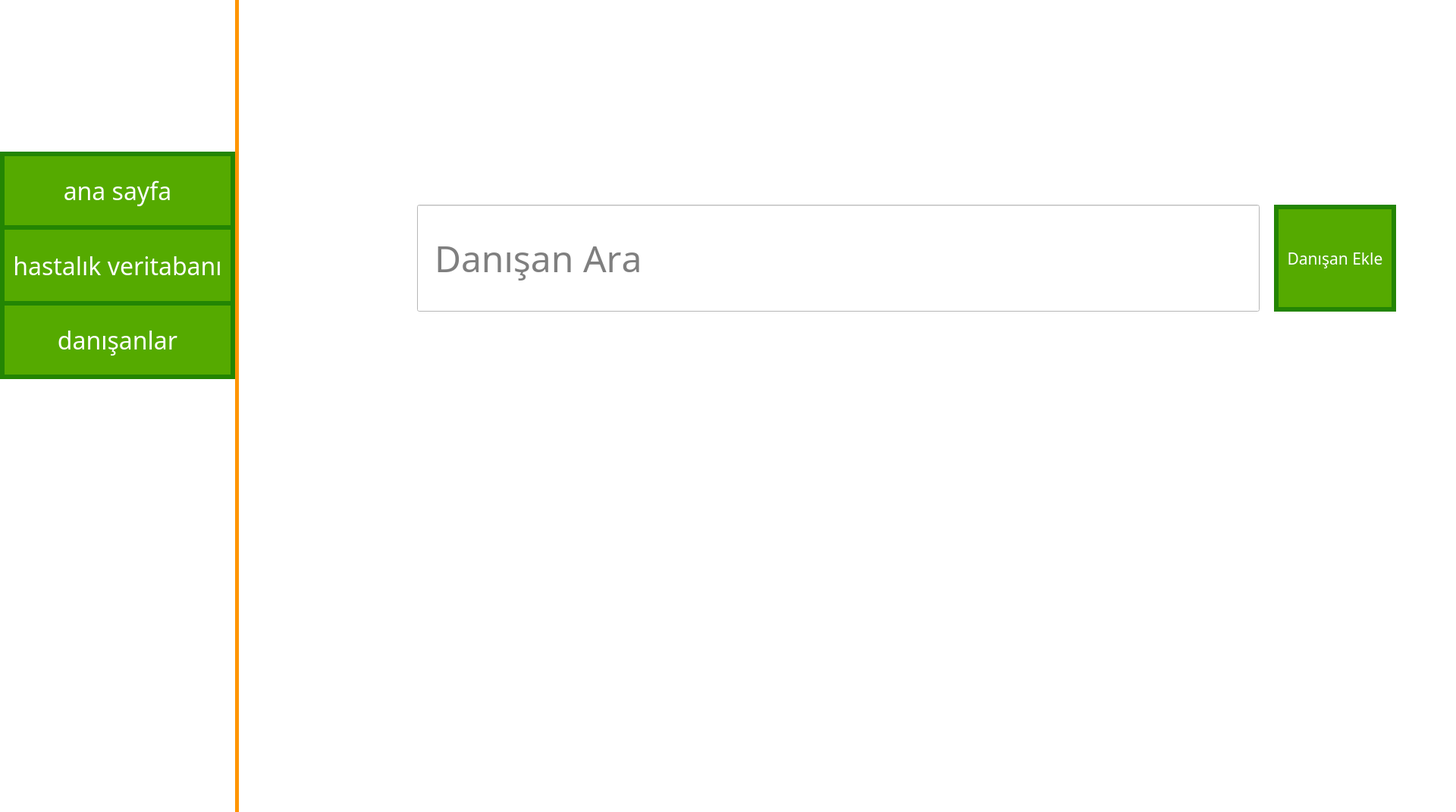
<?xml version="1.0" encoding="UTF-8"?>
<ui version="4.0">
 <class>MainWindow</class>
 <widget class="QMainWindow" name="MainWindow">
  <property name="geometry">
   <rect>
    <x>0</x>
    <y>0</y>
    <width>1920</width>
    <height>1071</height>
   </rect>
  </property>
  <property name="windowTitle">
   <string>MainWindow</string>
  </property>
  <widget class="QWidget" name="centralwidget">
   <property name="autoFillBackground">
    <bool>false</bool>
   </property>
   <property name="styleSheet">
    <string notr="true">background-color: rgb(255, 255, 255);

</string>
   </property>
   <widget class="QWidget" name="verticalLayoutWidget">
    <property name="geometry">
     <rect>
      <x>0</x>
      <y>0</y>
      <width>314</width>
      <height>1081</height>
     </rect>
    </property>
    <layout class="QVBoxLayout" name="verticalLayout">
     <property name="spacing">
      <number>0</number>
     </property>
     <property name="rightMargin">
      <number>4</number>
     </property>
     <item>
      <widget class="QPushButton" name="logoButton">
       <property name="minimumSize">
        <size>
         <width>300</width>
         <height>200</height>
        </size>
       </property>
       <property name="cursor">
        <cursorShape>PointingHandCursor</cursorShape>
       </property>
       <property name="autoFillBackground">
        <bool>false</bool>
       </property>
       <property name="text">
        <string/>
       </property>
       <property name="icon">
        <iconset>
         <normaloff>logo.png</normaloff>logo.png</iconset>
       </property>
       <property name="iconSize">
        <size>
         <width>300</width>
         <height>105</height>
        </size>
       </property>
       <property name="flat">
        <bool>true</bool>
       </property>
      </widget>
     </item>
     <item>
      <widget class="QPushButton" name="butonAnasayfa">
       <property name="sizePolicy">
        <sizepolicy hsizetype="Minimum" vsizetype="Maximum">
         <horstretch>0</horstretch>
         <verstretch>0</verstretch>
        </sizepolicy>
       </property>
       <property name="minimumSize">
        <size>
         <width>0</width>
         <height>100</height>
        </size>
       </property>
       <property name="font">
        <font>
         <family>Bahnschrift Light</family>
         <pointsize>24</pointsize>
         <weight>50</weight>
         <italic>false</italic>
         <bold>false</bold>
         <underline>false</underline>
         <strikeout>false</strikeout>
         <kerning>true</kerning>
        </font>
       </property>
       <property name="cursor">
        <cursorShape>PointingHandCursor</cursorShape>
       </property>
       <property name="mouseTracking">
        <bool>false</bool>
       </property>
       <property name="styleSheet">
        <string notr="true">QPushButton {
	background-color: rgb(85, 170, 0);
	color: rgb(255, 255, 255);
	border: 6px solid rgb(35, 133, 3);
	border-bottom: 3px solid rgb(35, 133, 3);
}


QPushButton::hover {
	background-color: rgb(100, 185, 15);
}</string>
       </property>
       <property name="text">
        <string>ana sayfa</string>
       </property>
      </widget>
     </item>
     <item>
      <widget class="QPushButton" name="butonAnasayfa_3">
       <property name="sizePolicy">
        <sizepolicy hsizetype="Minimum" vsizetype="Minimum">
         <horstretch>0</horstretch>
         <verstretch>0</verstretch>
        </sizepolicy>
       </property>
       <property name="minimumSize">
        <size>
         <width>0</width>
         <height>100</height>
        </size>
       </property>
       <property name="font">
        <font>
         <family>Bahnschrift Light</family>
         <pointsize>24</pointsize>
         <weight>50</weight>
         <italic>false</italic>
         <bold>false</bold>
         <underline>false</underline>
         <strikeout>false</strikeout>
         <kerning>true</kerning>
        </font>
       </property>
       <property name="cursor">
        <cursorShape>PointingHandCursor</cursorShape>
       </property>
       <property name="mouseTracking">
        <bool>false</bool>
       </property>
       <property name="styleSheet">
        <string notr="true">QPushButton {
	background-color: rgb(85, 170, 0);
	color: rgb(255, 255, 255);
	border: 6px solid rgb(35, 133, 3);
	border-bottom: 3px solid rgb(35, 133, 3);
	border-top: 3px solid rgb(35, 133, 3);
}


QPushButton::hover {
	background-color: rgb(100, 185, 15);
}</string>
       </property>
       <property name="text">
        <string>hastalık veritabanı</string>
       </property>
      </widget>
     </item>
     <item>
      <widget class="QPushButton" name="butonAnasayfa_4">
       <property name="enabled">
        <bool>true</bool>
       </property>
       <property name="sizePolicy">
        <sizepolicy hsizetype="Minimum" vsizetype="Minimum">
         <horstretch>0</horstretch>
         <verstretch>0</verstretch>
        </sizepolicy>
       </property>
       <property name="minimumSize">
        <size>
         <width>0</width>
         <height>100</height>
        </size>
       </property>
       <property name="font">
        <font>
         <family>Bahnschrift Light</family>
         <pointsize>24</pointsize>
         <weight>50</weight>
         <italic>false</italic>
         <bold>false</bold>
         <underline>false</underline>
         <strikeout>false</strikeout>
         <kerning>true</kerning>
        </font>
       </property>
       <property name="cursor">
        <cursorShape>PointingHandCursor</cursorShape>
       </property>
       <property name="mouseTracking">
        <bool>false</bool>
       </property>
       <property name="autoFillBackground">
        <bool>false</bool>
       </property>
       <property name="styleSheet">
        <string notr="true">QPushButton {
	background-color: rgb(85, 170, 0);
	color: rgb(255, 255, 255);
	border: 6px solid rgb(35, 133, 3);
	border-top: 3px solid rgb(35, 133, 3);
	border-bottom: 6px solid rgb(35, 133, 3);
}


QPushButton::hover {
	background-color: rgb(100, 185, 15);
}</string>
       </property>
       <property name="text">
        <string>danışanlar</string>
       </property>
      </widget>
     </item>
     <item>
      <spacer name="verticalSpacer">
       <property name="orientation">
        <enum>Qt::Vertical</enum>
       </property>
       <property name="sizeType">
        <enum>QSizePolicy::Expanding</enum>
       </property>
       <property name="sizeHint" stdset="0">
        <size>
         <width>20</width>
         <height>60</height>
        </size>
       </property>
      </spacer>
     </item>
    </layout>
   </widget>
   <widget class="Line" name="line_2">
    <property name="geometry">
     <rect>
      <x>310</x>
      <y>0</y>
      <width>5</width>
      <height>1081</height>
     </rect>
    </property>
    <property name="styleSheet">
     <string notr="true">background-color: rgb(255, 149, 1);
color: rgb(255, 149, 1);
border-color: rgb(255, 149, 1);</string>
    </property>
    <property name="lineWidth">
     <number>0</number>
    </property>
    <property name="orientation">
     <enum>Qt::Vertical</enum>
    </property>
   </widget>
   <widget class="QStackedWidget" name="stackedWidget">
    <property name="geometry">
     <rect>
      <x>320</x>
      <y>0</y>
      <width>1601</width>
      <height>1071</height>
     </rect>
    </property>
    <property name="cursor">
     <cursorShape>ArrowCursor</cursorShape>
    </property>
    <property name="currentIndex">
     <number>0</number>
    </property>
    <widget class="QWidget" name="page_3">
     <widget class="QLineEdit" name="lineEdit">
      <property name="geometry">
       <rect>
        <x>230</x>
        <y>270</y>
        <width>1111</width>
        <height>141</height>
       </rect>
      </property>
      <property name="font">
       <font>
        <family>Bahnschrift Light</family>
        <pointsize>36</pointsize>
        <weight>50</weight>
        <bold>false</bold>
        <strikeout>false</strikeout>
        <kerning>false</kerning>
       </font>
      </property>
      <property name="cursor">
       <cursorShape>IBeamCursor</cursorShape>
      </property>
      <property name="styleSheet">
       <string notr="true">padding-left:20px;</string>
      </property>
      <property name="placeholderText">
       <string>Danışan Ara</string>
      </property>
     </widget>
     <widget class="QPushButton" name="danisanEkle">
      <property name="geometry">
       <rect>
        <x>1360</x>
        <y>270</y>
        <width>161</width>
        <height>141</height>
       </rect>
      </property>
      <property name="font">
       <font>
        <family>Bahnschrift Light</family>
        <pointsize>16</pointsize>
       </font>
      </property>
      <property name="styleSheet">
       <string notr="true">QPushButton {
	background-color: rgb(85, 170, 0);
	color: rgb(255, 255, 255);
	border: 6px solid rgb(35, 133, 3);
}


QPushButton::hover {
	background-color: rgb(100, 185, 15);
}</string>
      </property>
      <property name="text">
       <string>Danışan Ekle</string>
      </property>
     </widget>
    </widget>
    <widget class="QWidget" name="page">
     <widget class="Line" name="line">
      <property name="geometry">
       <rect>
        <x>0</x>
        <y>430</y>
        <width>1611</width>
        <height>5</height>
       </rect>
      </property>
      <property name="styleSheet">
       <string notr="true">background-color: rgb(255, 149, 1);
color: rgb(255, 149, 1);
border-color: rgb(255, 149, 1);</string>
      </property>
      <property name="lineWidth">
       <number>0</number>
      </property>
      <property name="orientation">
       <enum>Qt::Horizontal</enum>
      </property>
     </widget>
     <widget class="QTextEdit" name="textEdit">
      <property name="geometry">
       <rect>
        <x>1080</x>
        <y>40</y>
        <width>441</width>
        <height>311</height>
       </rect>
      </property>
      <property name="font">
       <font>
        <pointsize>12</pointsize>
       </font>
      </property>
      <property name="styleSheet">
       <string notr="true">background-color: rgba(255, 149, 1, 122);</string>
      </property>
      <property name="html">
       <string>&lt;!DOCTYPE HTML PUBLIC &quot;-//W3C//DTD HTML 4.0//EN&quot; &quot;http://www.w3.org/TR/REC-html40/strict.dtd&quot;&gt;
&lt;html&gt;&lt;head&gt;&lt;meta name=&quot;qrichtext&quot; content=&quot;1&quot; /&gt;&lt;style type=&quot;text/css&quot;&gt;
p, li { white-space: pre-wrap; }
&lt;/style&gt;&lt;/head&gt;&lt;body style=&quot; font-family:'MS Shell Dlg 2'; font-size:12pt; font-weight:400; font-style:normal;&quot;&gt;
&lt;p style=&quot; margin-top:0px; margin-bottom:0px; margin-left:0px; margin-right:0px; -qt-block-indent:0; text-indent:0px;&quot;&gt;&lt;span style=&quot; font-size:16pt; font-weight:600; text-decoration: underline;&quot;&gt;Ekstra Notlar:&lt;/span&gt;&lt;/p&gt;
&lt;p style=&quot;-qt-paragraph-type:empty; margin-top:0px; margin-bottom:0px; margin-left:0px; margin-right:0px; -qt-block-indent:0; text-indent:0px;&quot;&gt;&lt;br /&gt;&lt;/p&gt;
&lt;p style=&quot; margin-top:0px; margin-bottom:0px; margin-left:0px; margin-right:0px; -qt-block-indent:0; text-indent:0px;&quot;&gt;Spora gidiyor.&lt;/p&gt;
&lt;p style=&quot; margin-top:0px; margin-bottom:0px; margin-left:0px; margin-right:0px; -qt-block-indent:0; text-indent:0px;&quot;&gt;asdmansödmansd&lt;/p&gt;
&lt;p style=&quot;-qt-paragraph-type:empty; margin-top:0px; margin-bottom:0px; margin-left:0px; margin-right:0px; -qt-block-indent:0; text-indent:0px;&quot;&gt;&lt;br /&gt;&lt;/p&gt;
&lt;p style=&quot; margin-top:0px; margin-bottom:0px; margin-left:0px; margin-right:0px; -qt-block-indent:0; text-indent:0px;&quot;&gt;sadnmansdbmnads&lt;/p&gt;
&lt;p style=&quot; margin-top:0px; margin-bottom:0px; margin-left:0px; margin-right:0px; -qt-block-indent:0; text-indent:0px;&quot;&gt;dnsaömdnöasdm&lt;/p&gt;
&lt;p style=&quot;-qt-paragraph-type:empty; margin-top:0px; margin-bottom:0px; margin-left:0px; margin-right:0px; -qt-block-indent:0; text-indent:0px;&quot;&gt;&lt;br /&gt;&lt;/p&gt;
&lt;p style=&quot; margin-top:0px; margin-bottom:0px; margin-left:0px; margin-right:0px; -qt-block-indent:0; text-indent:0px;&quot;&gt;asdajsdnksajndk&lt;/p&gt;
&lt;p style=&quot; margin-top:0px; margin-bottom:0px; margin-left:0px; margin-right:0px; -qt-block-indent:0; text-indent:0px;&quot;&gt;samldkmalskd&lt;/p&gt;
&lt;p style=&quot;-qt-paragraph-type:empty; margin-top:0px; margin-bottom:0px; margin-left:0px; margin-right:0px; -qt-block-indent:0; text-indent:0px;&quot;&gt;&lt;br /&gt;&lt;/p&gt;
&lt;p style=&quot;-qt-paragraph-type:empty; margin-top:0px; margin-bottom:0px; margin-left:0px; margin-right:0px; -qt-block-indent:0; text-indent:0px;&quot;&gt;&lt;br /&gt;&lt;/p&gt;&lt;/body&gt;&lt;/html&gt;</string>
      </property>
     </widget>
     <widget class="QLabel" name="label_6">
      <property name="geometry">
       <rect>
        <x>400</x>
        <y>150</y>
        <width>131</width>
        <height>31</height>
       </rect>
      </property>
      <property name="font">
       <font>
        <family>Bahnschrift Light</family>
        <pointsize>14</pointsize>
       </font>
      </property>
      <property name="styleSheet">
       <string notr="true">background-color: rgb(35, 133, 3);
border: 4px solid; 
border-radius: 15px;
color: rgb(255, 255, 255);</string>
      </property>
      <property name="text">
       <string>Hastalıklar</string>
      </property>
     </widget>
     <widget class="QLabel" name="label_3">
      <property name="geometry">
       <rect>
        <x>80</x>
        <y>230</y>
        <width>141</width>
        <height>31</height>
       </rect>
      </property>
      <property name="font">
       <font>
        <pointsize>14</pointsize>
       </font>
      </property>
      <property name="styleSheet">
       <string notr="true"/>
      </property>
      <property name="text">
       <string>0555 666 88 12</string>
      </property>
      <property name="alignment">
       <set>Qt::AlignCenter</set>
      </property>
     </widget>
     <widget class="QPushButton" name="pushButton">
      <property name="geometry">
       <rect>
        <x>80</x>
        <y>270</y>
        <width>141</width>
        <height>31</height>
       </rect>
      </property>
      <property name="font">
       <font>
        <family>Bahnschrift</family>
        <pointsize>12</pointsize>
       </font>
      </property>
      <property name="styleSheet">
       <string notr="true">QPushButton {
background-color: rgb(255, 149, 1);
border: 4px solid; 
border-radius: 15px;
color: rgb(0,0,0);

}


QPushButton::hover {
background-color: rgb(220, 120, 1);
}</string>
      </property>
      <property name="text">
       <string>Ortak Kişi Ekle</string>
      </property>
     </widget>
     <widget class="QPushButton" name="pushButton_2">
      <property name="geometry">
       <rect>
        <x>541</x>
        <y>151</y>
        <width>31</width>
        <height>31</height>
       </rect>
      </property>
      <property name="font">
       <font>
        <pointsize>15</pointsize>
        <weight>50</weight>
        <bold>false</bold>
       </font>
      </property>
      <property name="styleSheet">
       <string notr="true">QPushButton {
background-color: rgb(255, 149, 1);
border: 4px solid; 
border-radius: 15px;
color: rgb(0,0,0);

}


QPushButton::hover {
background-color: rgb(220, 120, 1);
}</string>
      </property>
      <property name="text">
       <string>+</string>
      </property>
     </widget>
     <widget class="QLabel" name="label_8">
      <property name="geometry">
       <rect>
        <x>700</x>
        <y>150</y>
        <width>131</width>
        <height>31</height>
       </rect>
      </property>
      <property name="font">
       <font>
        <family>Bahnschrift Light</family>
        <pointsize>14</pointsize>
       </font>
      </property>
      <property name="styleSheet">
       <string notr="true">background-color: rgb(35, 133, 3);
border: 4px solid; 
border-radius: 15px;
color: rgb(255, 255, 255);</string>
      </property>
      <property name="text">
       <string>Özel Durum</string>
      </property>
     </widget>
     <widget class="QLabel" name="label_7">
      <property name="geometry">
       <rect>
        <x>30</x>
        <y>230</y>
        <width>31</width>
        <height>31</height>
       </rect>
      </property>
      <property name="text">
       <string/>
      </property>
      <property name="pixmap">
       <pixmap>phoneicon.ico</pixmap>
      </property>
     </widget>
     <widget class="QLabel" name="label_10">
      <property name="geometry">
       <rect>
        <x>30</x>
        <y>270</y>
        <width>31</width>
        <height>31</height>
       </rect>
      </property>
      <property name="text">
       <string/>
      </property>
      <property name="pixmap">
       <pixmap>avatar.ico</pixmap>
      </property>
     </widget>
     <widget class="QLabel" name="hastaAdi">
      <property name="geometry">
       <rect>
        <x>30</x>
        <y>50</y>
        <width>311</width>
        <height>71</height>
       </rect>
      </property>
      <property name="font">
       <font>
        <family>Bahnschrift Light</family>
        <pointsize>32</pointsize>
       </font>
      </property>
      <property name="text">
       <string>Sude Aşık</string>
      </property>
     </widget>
     <widget class="QPushButton" name="pushButton_4">
      <property name="geometry">
       <rect>
        <x>840</x>
        <y>150</y>
        <width>31</width>
        <height>31</height>
       </rect>
      </property>
      <property name="font">
       <font>
        <pointsize>15</pointsize>
        <weight>50</weight>
        <bold>false</bold>
       </font>
      </property>
      <property name="styleSheet">
       <string notr="true">QPushButton {
background-color: rgb(255, 149, 1);
border: 4px solid; 
border-radius: 15px;
color: rgb(0,0,0);

}


QPushButton::hover {
background-color: rgb(220, 120, 1);
}</string>
      </property>
      <property name="text">
       <string>+</string>
      </property>
     </widget>
     <widget class="QLabel" name="label_2">
      <property name="geometry">
       <rect>
        <x>30</x>
        <y>150</y>
        <width>201</width>
        <height>31</height>
       </rect>
      </property>
      <property name="font">
       <font>
        <family>Bahnschrift Light</family>
        <pointsize>14</pointsize>
        <weight>50</weight>
        <bold>false</bold>
       </font>
      </property>
      <property name="styleSheet">
       <string notr="true">background-color: rgb(35, 133, 3);
border: 4px solid; 
border-radius: 15px;
color: rgb(255, 255, 255);</string>
      </property>
      <property name="text">
       <string>46 / Erkek</string>
      </property>
     </widget>
     <widget class="QLabel" name="hastalik1">
      <property name="geometry">
       <rect>
        <x>410</x>
        <y>210</y>
        <width>111</width>
        <height>21</height>
       </rect>
      </property>
      <property name="styleSheet">
       <string notr="true">background-color: rgba(255, 255, 255, 0);</string>
      </property>
      <property name="text">
       <string/>
      </property>
     </widget>
     <widget class="QLabel" name="hastalik2">
      <property name="geometry">
       <rect>
        <x>410</x>
        <y>240</y>
        <width>111</width>
        <height>21</height>
       </rect>
      </property>
      <property name="styleSheet">
       <string notr="true">background-color: rgba(255, 255, 255, 0);</string>
      </property>
      <property name="text">
       <string/>
      </property>
     </widget>
     <widget class="QLabel" name="hastalik3">
      <property name="geometry">
       <rect>
        <x>410</x>
        <y>270</y>
        <width>111</width>
        <height>21</height>
       </rect>
      </property>
      <property name="styleSheet">
       <string notr="true">background-color: rgba(255, 255, 255, 0);</string>
      </property>
      <property name="text">
       <string/>
      </property>
     </widget>
    </widget>
    <widget class="QWidget" name="page_2"/>
   </widget>
   <zorder>stackedWidget</zorder>
   <zorder>verticalLayoutWidget</zorder>
   <zorder>line_2</zorder>
  </widget>
 </widget>
 <resources/>
 <connections/>
</ui>
